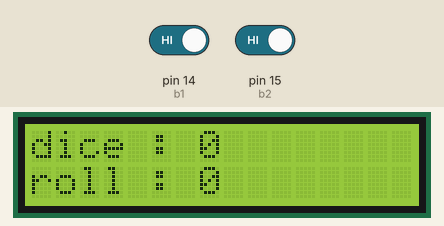
The sketch below on a simulated Arduino Uno, built with avr-gcc and run on an emulated ATmega328P. Shown: 16×2 character LCD. Inputs (shaded band) come from the test bench; at power-on: pin 14 (b1) HIGH, pin 15 (b2) HIGH. Random numbers use the default seed unless the sketch sets one.

Above: at 1.2 s.
1.3 s: pin 14 (b1) driven LOW
At 2.4 s:
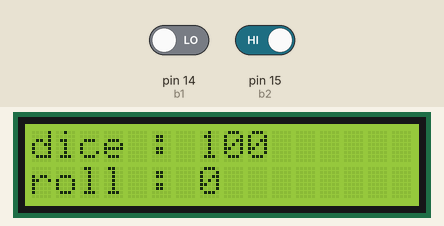
2.8 s: pin 15 (b2) driven LOW
At 3.6 s:
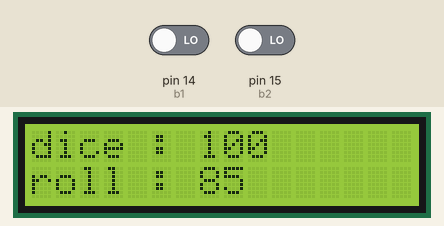
Timing chart, 0 to 5.8 s (numbered marks = the images above; inputs shaded):
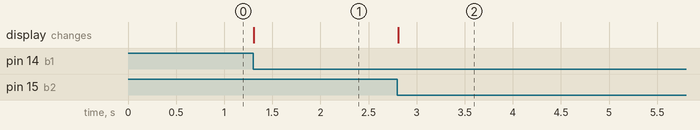

Measured:
- after the input at 1.3 s, the display: changes at once (image 1)
- after the input at 2.8 s, the display: changes at once (image 2)

The sketch:

sketch_lcd_dice.ino
```cpp
/*
  The circuit:
   LCD RS pin to digital pin 12
   LCD Enable pin to digital pin 11
   LCD D4 pin to digital pin 5
   LCD D5 pin to digital pin 4
   LCD D6 pin to digital pin 3
   LCD D7 pin to digital pin 2
   LCD R/W pin to ground
   10K resistor:
   ends to +5V and ground
   wiper to LCD VO pin (pin 3)

  Library originally added 18 Apr 2008
  by David A. Mellis
  library modified 5 Jul 2009
  by Limor Fried (http://www.ladyada.net)
  example added 9 Jul 2009
  by Tom Igoe
  modified 22 Nov 2010
  by Tom Igoe
  modified 7 Nov 2016
  by Arturo Guadalupi

*/

// include the library code:
#include <LiquidCrystal.h>

// initialize the library by associating any needed LCD interface pin
// with the arduino pin number it is connected to
const int rs = 12, en = 11, d4 = 2, d5 = 3, d6 = 4, d7 = 5;
LiquidCrystal lcd(rs, en, d4, d5, d6, d7);

//пины кнопок !!!(b1 висит на A0 b2 на А1)!!!
int b1 = 14;
int b2 = 15;
//состояния кнопок
int bs1 = 0;
int bs2 = 0;
//прошлые состояния кнопок
int lbs1 = 1;
int lbs2 = 0;
int dice = 0;  //тип дайса
int rez = 0;   //выпавший результат

void setup() {
  // set up the LCD's number of columns and rows:
  lcd.begin(16, 2);
  // Print a message to the LCD.
  lcd.display();
 // pinMode(b1, INPUT_PULLUP);
  //pinMode(b2, INPUT_PULLUP);

  //слушаем неподключенный пин, аналоговый шум на нем даст новое зерно для каждого запуска генератора чисел
  Serial.begin(9600);
  randomSeed(analogRead(0));

}

void loop() {


 //читаем состояния кнопок
  bs1 = digitalRead(b1);
  bs2 = digitalRead(b2);
  //если 1 кнопка нажата и не была нажата в прошлом такте
  if ((bs1 == LOW) && (bs1!=lbs1))
  {
    //переключаем кубик
    switch (dice)
    {
      case 100 : {dice=4;break;}
      case 4 : {dice=6;break;}
      case 6 : {dice=8;break;}
      case 8 : {dice=10;break;}
      case 10 : {dice=12;break;}
      case 12 : {dice=20;break;}
      default : {dice=100;break;}
    }
    //сбрасываем ролл
    rez=0;
  }
  //запоминаем состояние 1 кнокпи
  lbs1=bs1;
  //fyfkjubxyj lkz dnjhjq
  if ((bs2 == LOW) && (bs2!=lbs2))
  {
    //процентный кубик отображается иначе иначе (00 = 100)
    if(dice)rez = 1+random(dice);
    else rez = random(100);
  }
  lbs2=bs2;

  // Turn on the display:
  lcd.print("dice : ");
  lcd.print (dice);
  lcd.print("    ");

  lcd.setCursor(0, 1);
   lcd.print("roll : ");
  lcd.print (rez);
  lcd.print("    ");;

  lcd.setCursor(0, 0);
  // lcd.clear();
}
```
